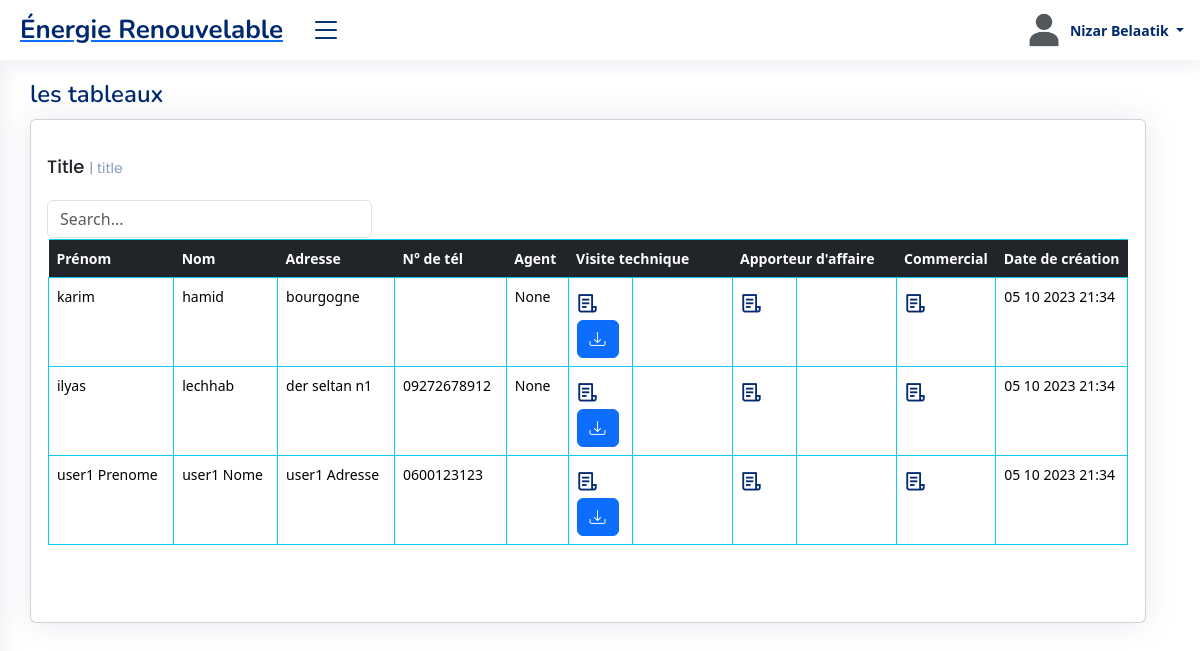
/ai/ (signed in), run on the app's committed database.
### ERapp/models.py (models this page shows, shortened)
class USER(AbstractBaseUser, PermissionsMixin):
    email = models.EmailField(unique=True)
    first_name = models.CharField(max_length=30, blank=True, null=True)
    last_name = models.CharField(max_length=30, blank=True, null=True)
    role = models.CharField(max_length=255, blank=True, null=True)
    agent = models.CharField(max_length=30, blank=True, null=True)
    num = models.CharField(max_length=30, blank=True, null=True)
    is_active = models.BooleanField(default=True)
    is_staff = models.BooleanField(default=False)
    is_superuser = models.BooleanField(default=False)
    profile_pic = models.ImageField(blank=True, upload_to='uploads/profilePic',default='uploads/default_user_avatar.png')
    date_joined = models.DateTimeField(default=timezone.now)
    last_login = models.DateTimeField(blank=True, null=True)
    user_id = models.CharField(max_length=255,blank=True, null=True)
    objects = CustomUserManager()
    USERNAME_FIELD = 'email'
    REQUIRED_FIELDS = ['first_name', 'last_name']

class TableData001(models.Model):
    cell_id = models.CharField(max_length=255,blank=True)
    firstname = models.CharField(max_length=255,blank=True)
    lastname = models.CharField(max_length=255,blank=True)
    address = models.CharField(max_length=255,blank=True)
    num = models.CharField(max_length=255,blank=True)
    vt = models.FileField(upload_to='uploads/files',blank=True)
    etat_vt = models.CharField(max_length=255,blank=True)
    etat = models.CharField(max_length=255,blank=True)
    tp = models.CharField(max_length=255,blank=True)
    auditV1 = models.FileField(upload_to='uploads/files/%Y/%m/%d/',blank=True)
    auditV2 = models.FileField(upload_to='uploads/files/%Y/%m/%d/',blank=True)
    auditV3 = models.FileField(upload_to='uploads/files/%Y/%m/%d/',blank=True)
    coffrac = models.CharField(max_length=255,blank=True)
    paiement = models.BooleanField(default=False)
    auditeur = models.CharField(max_length=255,blank=True)
    agent= models.CharField(max_length=255,blank=True,null=True)
    creation_time =models.DateTimeField(auto_now_add=True, blank = True)

### ERapp/views.py (the view)
@login_required
def agent_immo(request):
    data = TableData001.objects.all()
    col_count = data.count()
    column_names = TableData001._meta.get_fields()
    datafiles_VT = file_table_vt.objects.all()
    datafiles_AuditV1 = file_table_auditV1.objects.all()
    datafiles_AuditV2 = file_table_auditV2.objects.all()
    datafiles_AuditV3 = file_table_auditV3.objects.all()
    datafiles_AuditFinal = file_table_auditFinal.objects.all()
    return render(request, 'html/agentimmo.html', { 'data': data ,
                                                  'col_count':col_count ,
                                                  'column_names': column_names,
                                                  'datafiles_VT': datafiles_VT ,
                                                  'datafiles_AuditFinal':datafiles_AuditFinal})

### ERapp/templates/html/agentimmo.html (shortened to what this page needs)
{% load static %}
<!DOCTYPE html>
<html lang="fr">
<head>
  <link rel="stylesheet" href="https://cdnjs.cloudflare.com/ajax/libs/font-awesome/5.15.3/css/all.min.css">
  <link href="{% static 'css/style.css' %}" rel="stylesheet" type="text/css">
  <link href="{% static 'vendor/bootstrap/css/bootstrap.min.css' %}" rel="stylesheet">
  <link href="{% static 'vendor/bootstrap-icons/bootstrap-icons.css' %}" rel="stylesheet">
  <link href="{% static 'vendor/boxicons/css/boxicons.min.css' %}" rel="stylesheet">
  <link href="{% static 'vendor/quill/quill.snow.css' %}" rel="stylesheet">
  <link href="{% static 'vendor/quill/quill.bubble.css' %}" rel="stylesheet">
  <link href="{% static 'vendor/remixicon/remixicon.css' %}" rel="stylesheet">
  <link href="{% static 'vendor/simple-datatables/style.css' %}" rel="stylesheet">
</head>
<body onload="load()">
  {% if user.is_authenticated  and "ai" in user.role %}
  <header id="header" class="header fixed-top d-flex align-items-center">
    <div class="d-flex align-items-center justify-content-between">
      <a href="{% url 'main_page' %}" class="logo d-flex align-items-center">
        <span class="d-none d-lg-block">Énergie Renouvelable</span>
      </a>
      <i class="bi bi-list toggle-sidebar-btn " id="click_side_bar"></i>
    </div>
    <nav class="header-nav ms-auto">
      <ul class="d-flex align-items-center">
        <li class="nav-item dropdown pe-3">
          <a class="nav-link nav-profile d-flex align-items-center pe-0" href="#" data-bs-toggle="dropdown">
            <img src="{{ user.profile_pic.url }}"  alt="Image">
            <span class="d-none d-md-block dropdown-toggle ps-2">{{ user.first_name }} {{ user.last_name }} </span>
          </a>
        </li>
      </ul>
    </nav>
  </header>
  <main id="main" class="main">
    <div class="pagetitle">
      <h1>les tableaux</h1>
    </div>
    <section class="section dashboard">
      <div class="row">
          <div class="row">
            <div class="col-12">
              <div class="card recent-sales">
                <div class="card-body">
                  <h5 class="card-title">Title <span>| title</span></h5>
                  <input class="form-control" type="text" id="filterInput_1" placeholder="Search..." style="width:30%;min-width:100px;">
                  <div class="overflow-auto" style="padding:1px;">
                  <form method="post"  enctype="multipart/form-data">
                    <table class="table  table-hover  table-bordered  table-borderless border-info fixed-header-table" id="tableDATA_1" cellspacing="0" >
                        <thead class="table-dark border-info ">
                          <th>Prénom</th>
                          <th>Nom</th>
                          <th>Adresse</th>
                          <th>N° de tél</th>
                          <th>Agent</th>
                          <th colspan="2">Visite technique</th>
                          <th colspan="2">Apporteur d'affaire</th>
                          <th>Commercial</th>
                          <th>Date de création</th>
                        </thead>
                        <tbody id="myTable_1">
                          {% for item in data %}
                            <tr>
                                <td class="td_p_cell2"><p>{{ item.firstname }}</p></td>
                                <td class="td_p_cell2"><p>{{ item.lastname }}</p></td>
                                <td class="td_p_cell2"><p>{{ item.address }}</p></td>
                                <td class="td_p_cell2"><p>{{ item.num }}</p></td>
                                <td class="td_p_cell2"><p>{{ item.agent }}</p></td>
                                <td class="td_input_files_cell" >
                                  <nav class="header-nav ms-auto" >
                                    <a class="nav-link nav-icon show" href="#" data-bs-toggle="dropdown" aria-expanded="true">
                                      <i class="ri-file-list-3-line"></i>
                                    </a>
                                  </nav>
                                  <a href="{% url 'download_K_file' file_id=item.cell_id %}" class="btn btn-primary"><i class="bi bi-download"></i></a>
                                </td>
                                <td  class="td_badge_cell">
                                </td>
                                <td class="td_input_files_cell">
                                  <nav class="header-nav ms-auto" >
                                    <a class="nav-link nav-icon show" href="#" data-bs-toggle="dropdown" aria-expanded="true">
                                      <i class="ri-file-list-3-line"></i>
                                    </a>
                                  </nav>
                                </td>
                                <td  class="td_badge_cell">
                                </td>
                                <td class="td_input_files_cell">
                                  <nav class="header-nav ms-auto" >
                                    <a class="nav-link nav-icon show" href="#" data-bs-toggle="dropdown" aria-expanded="true">
                                      <i class="ri-file-list-3-line"></i>
                                    </a>
                                  </nav>
                                </td>
                                <td class="td_p_dateTime_cell2"><p>{{ item.creation_time|date:_("d m Y H:i") }} </p></td>
                            </tr>
                          {% endfor %}
                        </tbody>
                    </table>
                </form>
              </div>
                </div>
              </div>
            </div>
          </div>
      </div>
    </section>
  </main>
  {% else %}
  <script>
    window.location.href = "{% url 'not_logged_in' %}";
  </script>
  {% endif %}
</body>
</html>

### ERapp/static/css/style.css (style rules this page uses)
.card-body { height:auto; }
#tableDATA_1, #tableDATA_2, #tableDATA_3 , #tableDATA_4 , #tableDATA_5 , #tableDATA_6 , #tableDATA_7 , #tableDATA_8 , #tableDATA_9 { margin-bottom: 60px; }
#tableDATA_1 th, td, #tableDATA_2 th, td, #tableDATA_3 th, td, #tableDATA_4 th, td, #tableDATA_5 th, td, #tableDATA_6 th, td, #tableDATA_7 th, td, #tableDATA_8 th, td, #tableDATA_9 th, td { white-space: nowrap; }
#tableDATA_1 td, #tableDATA_2 td, #tableDATA_3 td, #tableDATA_4 td, #tableDATA_5 td, #tableDATA_6 td, #tableDATA_7 td, #tableDATA_8 td, #tableDATA_9 td { height:100%; }
.td_badge_cell,.td_badge_cell span { width:100px; font-size:medium; }
.td_input_files_cell { width:50px; }
:root { scroll-behavior: smooth; }
.td_p_cell2 { padding:1px; background: transparent; width:auto; }
.td_p_dateTime_cell2 { padding:1px; background: transparent; width:125px !important; }
body { font-family: "Open Sans", sans-serif; background: #f6f9ff; color: #444444; }
a { color: #4154f1; text-decoration: none; }
h1, h2, h3, h4, h5, h6 { font-family: "Nunito", sans-serif; }
#main { margin-top: 60px; padding: 20px 30px; transition: all 0.3s; }
.pagetitle { margin-bottom: 10px; }
.pagetitle h1 { font-size: 24px; margin-bottom: 0; font-weight: 600; color: #012970; }
.card { margin-bottom: 30px; border: none; border-radius: 5px; box-shadow: 0px 0 30px rgba(1, 41, 112, 0.1); }
.card-title { padding: 20px 0 15px 0; font-size: 18px; font-weight: 500; color: #012970; font-family: "Poppins", sans-serif; }
.card-title span { color: #899bbd; font-size: 14px; font-weight: 400; }
.card-body { padding: 0 20px 20px 20px; }
.logo { line-height: 1; }
@media (min-width: 1200px) { .logo { width: 280px; } }
.logo span { font-size: 26px; font-weight: 700; color: #012970; font-family: "Nunito", sans-serif; }
.header { transition: all 0.5s; z-index: 997; height: 60px; box-shadow: 0px 2px 20px rgba(1, 41, 112, 0.1); background-color: #fff; padding-left: 20px; }
.header .toggle-sidebar-btn { font-size: 32px; padding-left: 10px; cursor: pointer; color: #012970; }
.header-nav ul { list-style: none; }
.header-nav>ul { margin: 0; padding: 0; }
.header-nav .nav-icon { font-size: 22px; color: #012970; margin-right: 25px; position: relative; }
.header-nav .nav-profile { color: #012970; }
.header-nav .nav-profile img { max-height: 36px; }
.header-nav .nav-profile span { font-size: 14px; font-weight: 600; }
@media (min-width: 1200px) { #main, #footer { margin-left: 300px; } }
@media (min-width: 1200px) { .toggle-sidebar #main, .toggle-sidebar #footer { margin-left: 0; } }
.dashboard .recent-sales { font-size: 14px; }
.dashboard .recent-sales .table thead { background: #f6f6fe; }
.dashboard .recent-sales .table thead th { border: 0; }

### data on the page
USER: profile_pic (placeholder picture), first_name "Nizar", last_name "Belaatik"
TableData001: firstname "karim", lastname "hamid", address "bourgogne", agent "None", creation_time "05 10 2023 21:34"
TableData001: firstname "ilyas", lastname "lechhab", address "der seltan n1", num "09272678912", agent "None", creation_time "05 10 2023 21:34"
TableData001: firstname "user1 Prenome", lastname "user1 Nome", address "user1 Adresse", num "0600123123", creation_time "05 10 2023 21:34"
